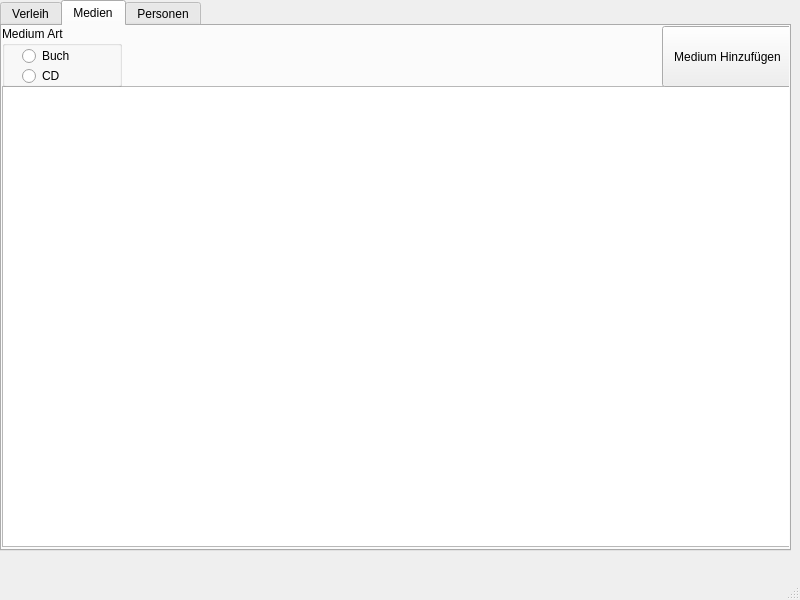
<?xml version="1.0" encoding="UTF-8"?>
<ui version="4.0">
 <class>MainWindow</class>
 <widget class="QMainWindow" name="MainWindow">
  <property name="geometry">
   <rect>
    <x>0</x>
    <y>0</y>
    <width>800</width>
    <height>600</height>
   </rect>
  </property>
  <property name="windowTitle">
   <string>MainWindow</string>
  </property>
  <widget class="QWidget" name="centralwidget">
   <widget class="QTabWidget" name="tabWidget">
    <property name="geometry">
     <rect>
      <x>0</x>
      <y>0</y>
      <width>791</width>
      <height>551</height>
     </rect>
    </property>
    <property name="currentIndex">
     <number>1</number>
    </property>
    <widget class="QWidget" name="tab_lend">
     <attribute name="title">
      <string>Verleih</string>
     </attribute>
     <widget class="QTableWidget" name="lend_table">
      <property name="geometry">
       <rect>
        <x>0</x>
        <y>60</y>
        <width>791</width>
        <height>431</height>
       </rect>
      </property>
     </widget>
     <widget class="QGroupBox" name="lend_state">
      <property name="geometry">
       <rect>
        <x>0</x>
        <y>0</y>
        <width>120</width>
        <height>61</height>
       </rect>
      </property>
      <property name="title">
       <string/>
      </property>
      <widget class="QRadioButton" name="radio_lend_true">
       <property name="geometry">
        <rect>
         <x>10</x>
         <y>10</y>
         <width>91</width>
         <height>20</height>
        </rect>
       </property>
       <property name="text">
        <string>Ausgeliehen</string>
       </property>
      </widget>
      <widget class="QRadioButton" name="radio_lend_false">
       <property name="geometry">
        <rect>
         <x>10</x>
         <y>30</y>
         <width>91</width>
         <height>20</height>
        </rect>
       </property>
       <property name="text">
        <string>Verfügbar</string>
       </property>
      </widget>
     </widget>
     <widget class="QPushButton" name="lend_button">
      <property name="geometry">
       <rect>
        <x>0</x>
        <y>490</y>
        <width>91</width>
        <height>41</height>
       </rect>
      </property>
      <property name="text">
       <string/>
      </property>
     </widget>
    </widget>
    <widget class="QWidget" name="tab_medium">
     <attribute name="title">
      <string>Medien</string>
     </attribute>
     <widget class="QTableWidget" name="medium_table">
      <property name="geometry">
       <rect>
        <x>0</x>
        <y>60</y>
        <width>791</width>
        <height>461</height>
       </rect>
      </property>
     </widget>
     <widget class="QGroupBox" name="medium_select">
      <property name="geometry">
       <rect>
        <x>0</x>
        <y>0</y>
        <width>120</width>
        <height>61</height>
       </rect>
      </property>
      <property name="title">
       <string>Medium Art</string>
      </property>
      <widget class="QRadioButton" name="radio_book">
       <property name="geometry">
        <rect>
         <x>20</x>
         <y>20</y>
         <width>91</width>
         <height>20</height>
        </rect>
       </property>
       <property name="text">
        <string>Buch</string>
       </property>
      </widget>
      <widget class="QRadioButton" name="radio_cd">
       <property name="geometry">
        <rect>
         <x>20</x>
         <y>40</y>
         <width>91</width>
         <height>20</height>
        </rect>
       </property>
       <property name="text">
        <string>CD</string>
       </property>
      </widget>
     </widget>
     <widget class="QPushButton" name="add_medium_btn">
      <property name="geometry">
       <rect>
        <x>660</x>
        <y>0</y>
        <width>131</width>
        <height>61</height>
       </rect>
      </property>
      <property name="text">
       <string>Medium Hinzufügen</string>
      </property>
     </widget>
    </widget>
    <widget class="QWidget" name="tab_person">
     <attribute name="title">
      <string>Personen</string>
     </attribute>
     <widget class="QTableWidget" name="person_table">
      <property name="geometry">
       <rect>
        <x>0</x>
        <y>60</y>
        <width>791</width>
        <height>471</height>
       </rect>
      </property>
      <column>
       <property name="text">
        <string>ID</string>
       </property>
      </column>
      <column>
       <property name="text">
        <string>Vorname</string>
       </property>
      </column>
      <column>
       <property name="text">
        <string>Nachname</string>
       </property>
      </column>
      <column>
       <property name="text">
        <string>geliehene Medien</string>
       </property>
      </column>
      <column>
       <property name="text">
        <string/>
       </property>
      </column>
     </widget>
     <widget class="QPushButton" name="add_person_btn">
      <property name="geometry">
       <rect>
        <x>0</x>
        <y>0</y>
        <width>131</width>
        <height>61</height>
       </rect>
      </property>
      <property name="text">
       <string>Person Hinzufügen</string>
      </property>
     </widget>
    </widget>
   </widget>
  </widget>
  <widget class="QMenuBar" name="menubar">
   <property name="geometry">
    <rect>
     <x>0</x>
     <y>0</y>
     <width>800</width>
     <height>19</height>
    </rect>
   </property>
  </widget>
  <widget class="QStatusBar" name="statusbar"/>
 </widget>
 <resources/>
 <connections/>
</ui>
